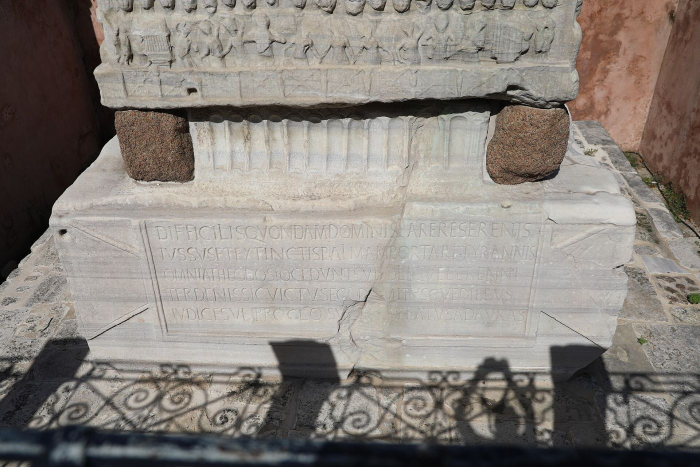
#> input picture photos/east-lower.jpg, 1400 x 933 px (shown at 1/2 size)
$ python -i gold_reg.py   (imports and definitions only)
#> lines starting #> are read from the running program, lines starting #| are printed output that depends on the picture
#> further down, picture is the input picture: shape (933, 1400, 3); mean B, G, R 123.5, 129.7, 136.3
import cv2,numpy as np,sys
from PIL import Image,ImageOps
# [1 line not run here, left out]
def ymap(img,sig=20):
#> called with sig = 20
    b=cv2.cvtColor(img,cv2.COLOR_BGR2LAB)[...,2].astype(np.float32)
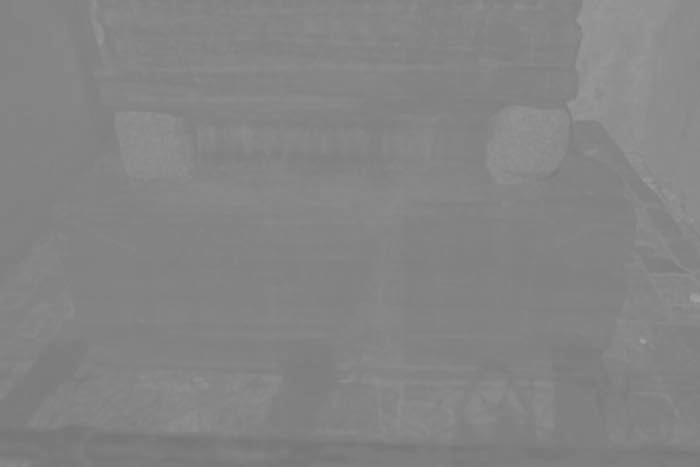
#> b: shape (933, 1400) float32 (shown at 1/2 size); min 115, max 160, mean 132.3
    h=np.clip(b-cv2.GaussianBlur(b,(0,0),sig),0,None); return cv2.GaussianBlur(h,(0,0),2.5)
#> after `h = np.clip(b - cv2.GaussianBlur(b, (0, 0), sig), 0, None)`:
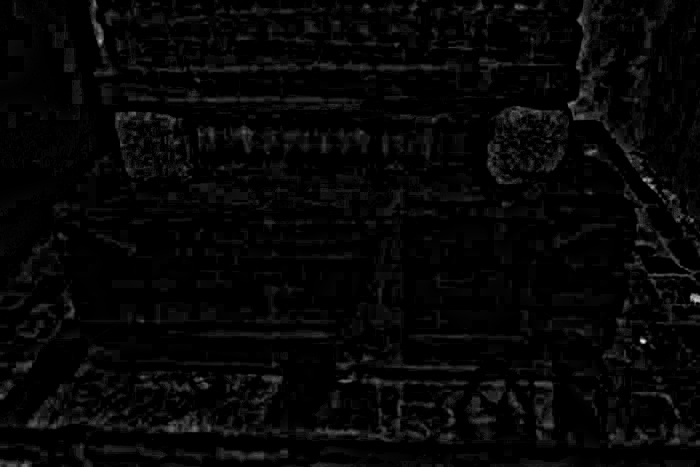
#> h: shape (933, 1400) float32 (shown at 1/2 size); min 0, max 24.96, mean 0.6; drawn with min black and max white
def dmap(img,sig=20):
    L=cv2.cvtColor(img,cv2.COLOR_BGR2LAB)[...,0].astype(np.float32)
    h=np.clip(cv2.GaussianBlur(L,(0,0),sig)-L,0,None); return cv2.GaussianBlur(h,(0,0),2.5)
n=sys.argv[1] if len(sys.argv)>1 else 'IMG_4234'
Pr=np.float32([[3802,685],[3414,1472],[4794,1376],[4453,1536],[3862,1386]])
# [1 line that did not run here, left out]
X0,Y0,X1,Y1=3300,450,5000,1650
# [1 line that did not run here, left out]
im=np.array(ImageOps.exif_transpose(Image.open(f'/workspace/home/uploads2/{n}.jpeg')).convert('RGB'))[:,:,::-1].copy()
# [1 line that did not run here, left out]
T=np.array([[1,0,-X0],[0,1,-Y0],[0,0,1]],float)
# [1 line that did not run here, left out]
# [5 lines not run here, left out]

# ---- block matching refinement ----
# [1 line that did not run here, left out]
# [22 lines not run here, left out]
# [1 line that did not run here, left out]
# [1 line not run here, left out]

>>> import cv2
>>> picture = cv2.imread('../../photos/east-lower.jpg')
>>> result = ymap(picture)

$ run again, on photos/north-lower.jpg
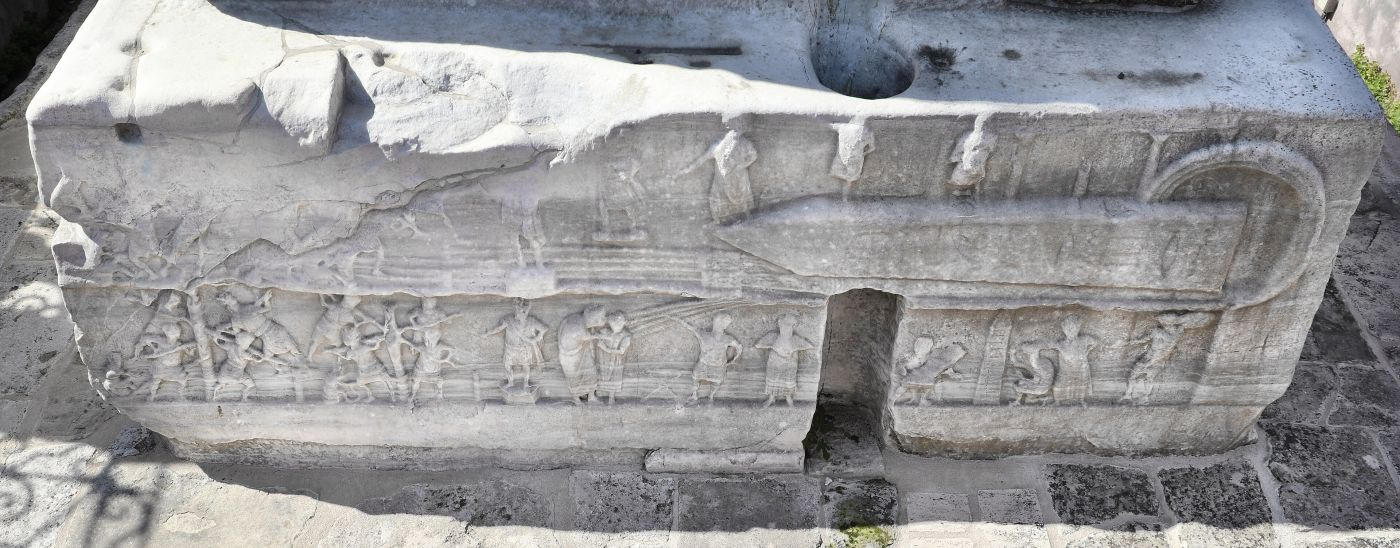
#> input picture photos/north-lower.jpg, 1400 x 548 px
#> picture is the input picture: shape (548, 1400, 3); mean B, G, R 152.2, 150.4, 150.5
#> in ymap, `b=cv2.cvtColor(img,cv2.COLOR_BGR2LAB)[...,2].astype(np.float32)`:
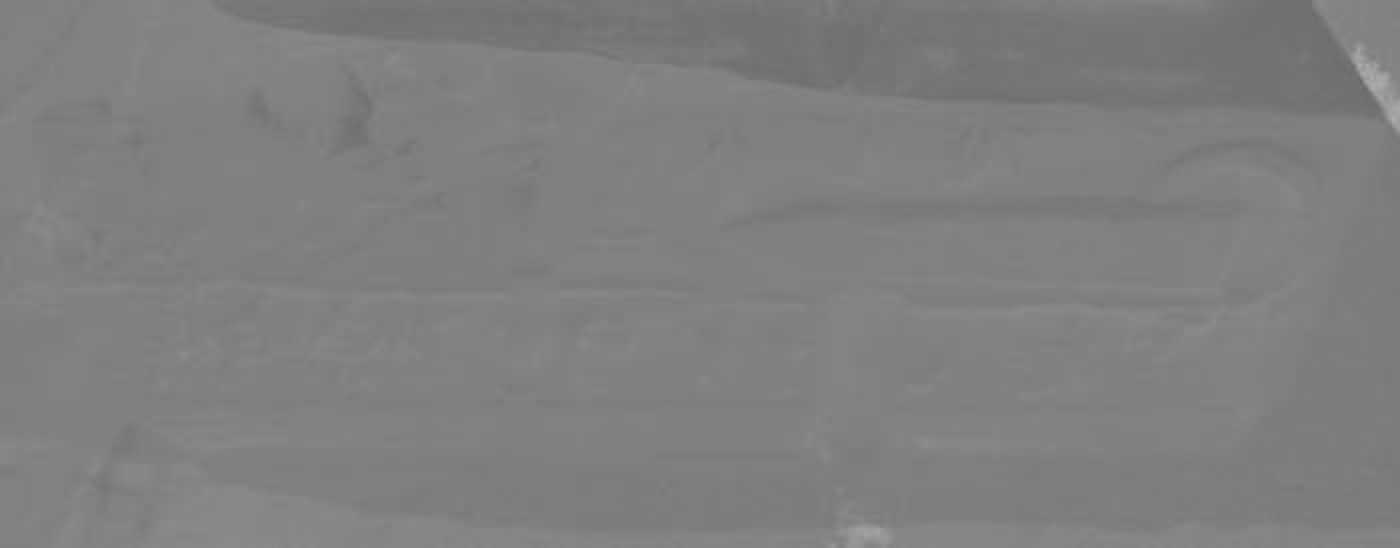
#> b: shape (548, 1400) float32; min 103, max 172, mean 127
#> in ymap, `h = np.clip(b - cv2.GaussianBlur(b, (0, 0), sig), 0, None)`:
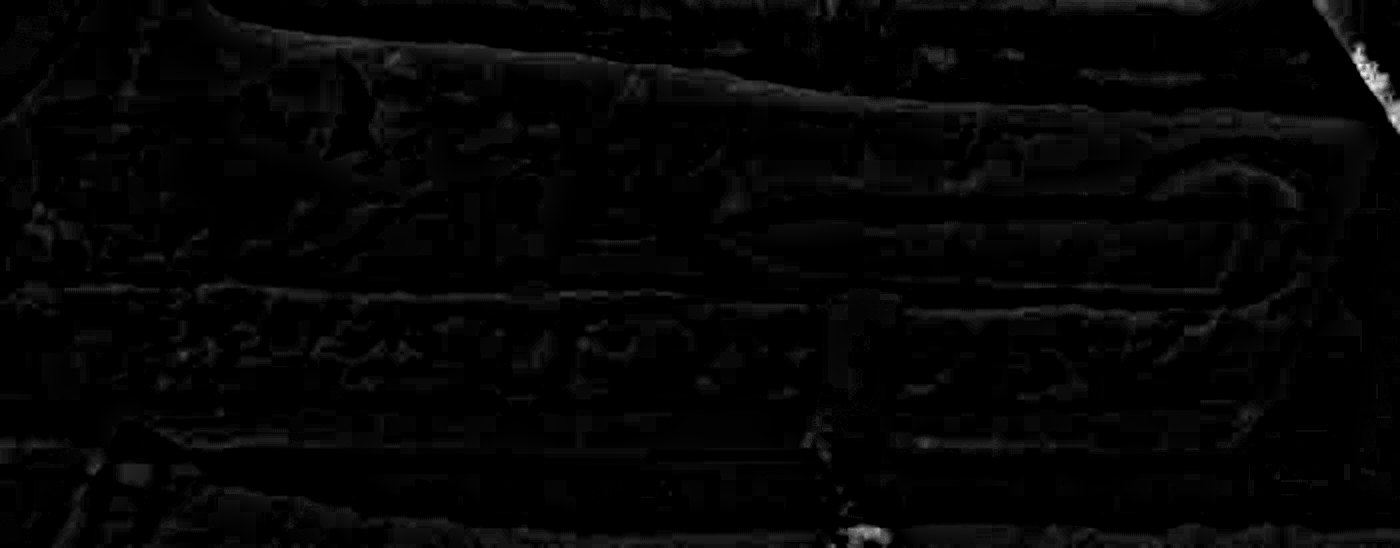
#> h: shape (548, 1400) float32; min 0, max 39.15, mean 0.7; drawn with min black and max white

$ run again, on photos/south-lower.jpg
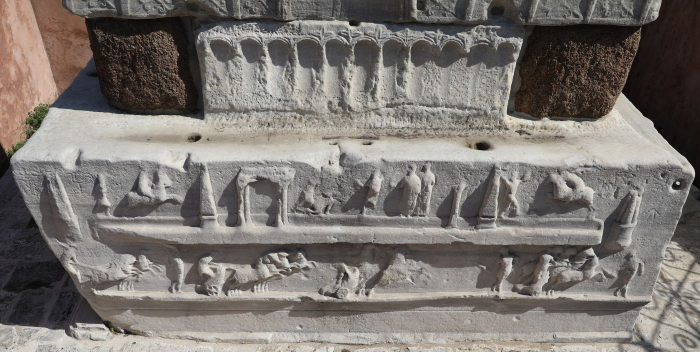
#> input picture photos/south-lower.jpg, 1400 x 704 px (shown at 1/2 size)
#> picture is the input picture: shape (704, 1400, 3); mean B, G, R 113.1, 117.8, 123.2
#> in ymap, `h = np.clip(b - cv2.GaussianBlur(b, (0, 0), sig), 0, None)`:
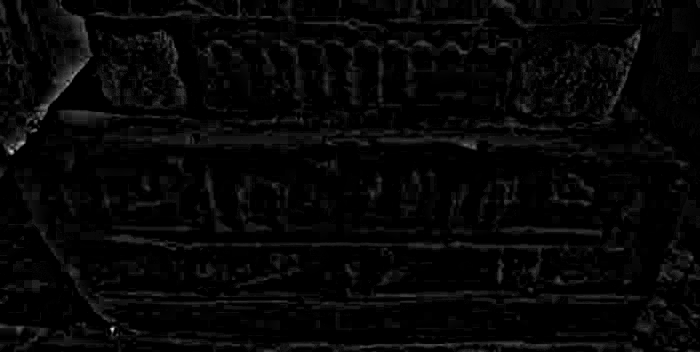
#> h: shape (704, 1400) float32 (shown at 1/2 size); min 0, max 25.24, mean 0.6; drawn with min black and max white
